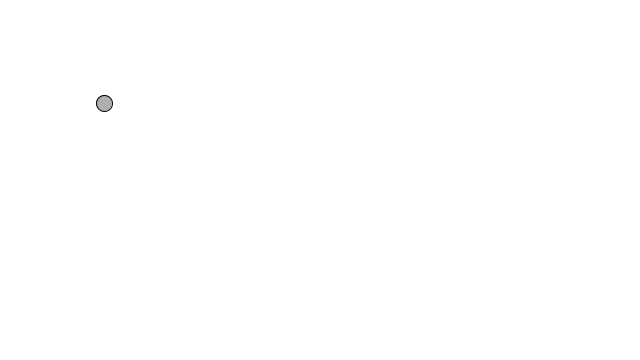
Frame 1 (no input)
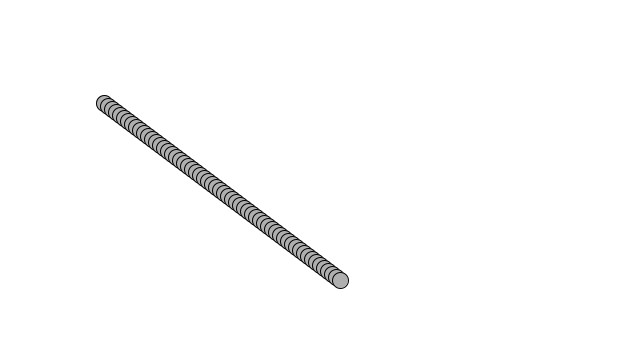
Frame 60 (the mouse pressed at the canvas centre just before this capture)
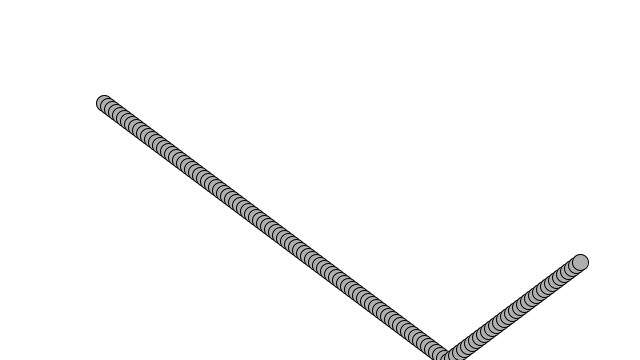
Frame 120 (the mouse held since frame 60 and released just before this capture)

The Processing sketch that drew these frames (run headless with seeded random() and noise(); from frame 60 on, the mouse is pressed at the canvas centre):

// Processing sketch: bouncingBall
// ── bouncingBall.pde
//This is a bouncing ball without a vector
float x = 100;
float y = 100;
float xSpeed=4;
float ySpeed=3;

void setup() {
 size(640,360);
 background(255); 
}

void draw() {
 x= x+xSpeed;
 y= y+ySpeed;
 
 if((x>width) || (x<0)){
  xSpeed=xSpeed * -1;
 } 
 
 if((y>height) || (y<0)){
  ySpeed=ySpeed * -1; 
 }
 
 stroke(0);
 fill(175);
 ellipse(x,y,16,16);
}
